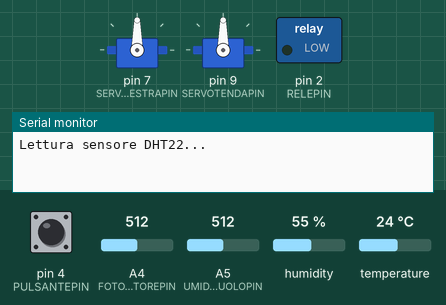
Bench run of a sketch on a simulated Arduino Uno, built with avr-gcc and run on an emulated ATmega328P. On the bench: 2 × servo, switched loads named in the sketch (green lamp = pin HIGH), the last lines printed to the serial monitor. The inputs (shaded band) are chosen by the test bench; at power-on: pin 4 (PULSANTEPIN) LOW, temperature 24 °C, A4 (FOTORESISTOREPIN) = 512, A5 (UMIDITASUOLOPIN) = 512, humidity 55 %.

Above: at 1.2 s.
1.3 s: pin 4 (PULSANTEPIN) pulled HIGH for 0.15 s
At 1.8 s:
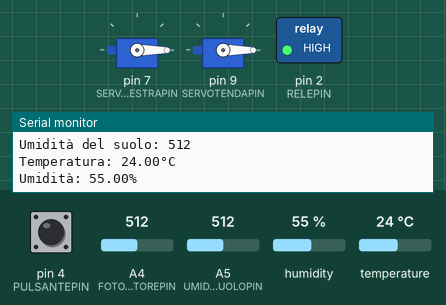
2.9 s: temperature set to 27.2 °C
4.6 s: temperature set to 28.4 °C
At 6.7 s:
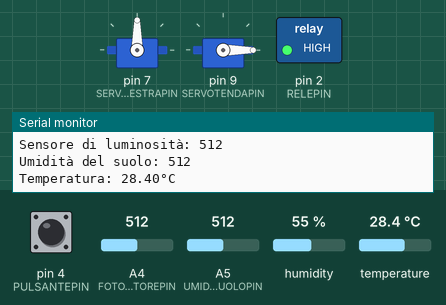
7.0 s: A4 (FOTORESISTOREPIN) set to 468
10.0 s: A4 (FOTORESISTOREPIN) set to 431
At 10.9 s:
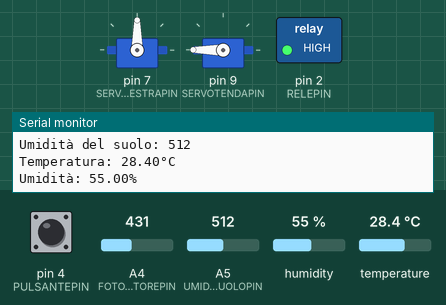
11.6 s: A5 (UMIDITASUOLOPIN) set to 482
At 13.0 s:
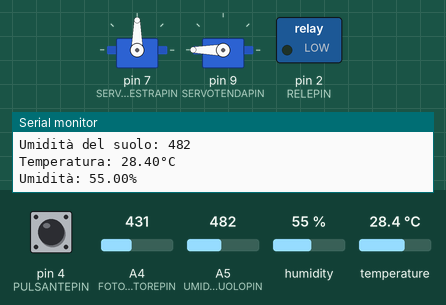
Timing chart, 0 to 14.2 s (numbered marks = the images above; inputs shaded):
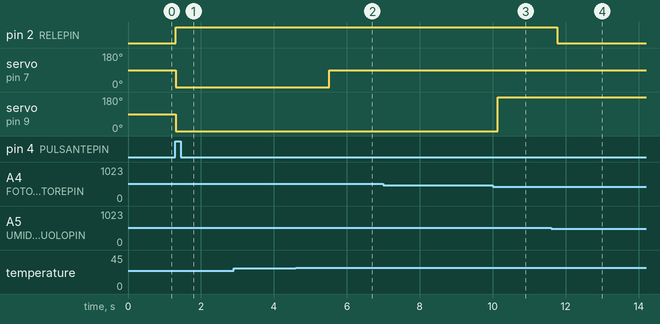

The sketch:

Progetto_serra.ino
```cpp
#include <Servo.h>

#include <Adafruit_Sensor.h>
#include <DHT.h>
#include <DHT_U.h>

#define DHTPIN 6
#define DHTTYPE DHT22
#define SERVOFINESTRAPIN 7
#define SERVOTENDAPIN 9
#define PULSANTEPIN 4
#define FOTORESISTOREPIN A4
#define UMIDITASUOLOPIN A5
#define RELEPIN 2

int statopulsante = digitalRead(PULSANTEPIN), acqua = analogRead(UMIDITASUOLOPIN), luce = analogRead(FOTORESISTOREPIN), caso = 0;
bool pulsantepremuto = false, isArduinoOn = false;

DHT dht(DHTPIN, DHTTYPE);
Servo ServoFinestra;
Servo ServoTenda;

void programma(){
  acqua = analogRead(UMIDITASUOLOPIN);
  luce = analogRead(FOTORESISTOREPIN);
  float t = dht.readTemperature(), h = dht.readHumidity();

  /*if(statopulsante == HIGH && pulsantepremuto == false){
    pulsantepremuto = true;
  }
  */

  /*
  if(service == false){
    if(statopulsante == HIGH){
      service = true;
      delay(2000);
    }
  }
  */

  if(isnan(t)){
    Serial.println("Errore lettura temperatura/umidità");
    return;
  }

  Serial.print("Acqua: ");
  Serial.println(acqua);

  if(acqua >= 500){
    digitalWrite(RELEPIN, HIGH);
  }
  else{
    digitalWrite(RELEPIN, LOW);
  }

  if(t >= 28.0){
    // temperatura alta, luce alta
    if(luce >= 450){
      caso = 0;
    }
    else{
      caso = 1;
    }
  }
  else {
    if(luce >= 450){
      // temperatura bassa, luce alta
      caso = 2;
    }
    else {
      // temperatura bassa, luce bassa, suolo umido
      if(acqua >= 894){
        caso = 3;
      }
      else{
        caso = 4;
      }
    //caso = 3;
    }
  }

  /*if(t < 28.0 && luce < 450 && acqua < 894){
    // temperatura bassa, luce bassa, suolo secco
    caso = 4;
  }*/
  Serial.println(" ");
  Serial.print("Caso");
  Serial.print(" ");
  Serial.print(caso);
  Serial.println(" ");
  switch(caso){

    case 0:
      ServoFinestra.write(90); // finestra aperta
      Serial.println("Tenda chiusa");
      ServoTenda.write(0); // tenda chiusa
      break;
    case 1:
      ServoFinestra.write(90); // finestra aperta
      Serial.println("Tenda aperta");
      ServoTenda.write(180); // tenda aperta
      break;
    case 2:
      ServoFinestra.write(0); // finestra chiusa
      ServoTenda.write(0); // tenda chiusa
      break;
    case 3:
      ServoFinestra.write(0); // finestra chiusa
      ServoTenda.write(180); // tenda aperta
      digitalWrite(RELEPIN, LOW); // chiusura rubinetto
      break;
    case 4:
      ServoFinestra.write(0); // finestra chiusa
      ServoTenda.write(180); // tenda aperta
      digitalWrite(RELEPIN, HIGH); // apertura rubinetto
      break;
  }

  Serial.print("Sensore di luminosità: ");
  Serial.println(analogRead(FOTORESISTOREPIN));

  Serial.print("Umidità del suolo: ");
  Serial.println(analogRead(UMIDITASUOLOPIN));

  Serial.print("Temperatura: ");
  Serial.print(t);
  Serial.println("°C");

  Serial.print("Umidità: ");
  Serial.print(h);
  Serial.println("%");

  //finestra(t);

  /*
  if(t>=28){
    Serial.println("Apro finestra");
  }
  else{
    Serial.println("Chiudo finestra");
  }
  */

  delay(200);
}

void spegnimento(){
  ServoTenda.write(180);
  ServoFinestra.write(0);
  digitalWrite(RELEPIN, LOW);
  Serial.println("Arudino spento");
}

void finestra(float t){
  if(t >= 28.0){
    ServoFinestra.write(0);
  }
  else{
    ServoFinestra.write(180);
  }
  delay(500);
}

void setup() {
  pinMode(FOTORESISTOREPIN, INPUT);
  pinMode(UMIDITASUOLOPIN, INPUT);
  pinMode(RELEPIN, OUTPUT);
  ServoFinestra.attach(SERVOFINESTRAPIN);
  ServoTenda.attach(SERVOTENDAPIN);
  Serial.begin(9600);
  Serial.println("Lettura sensore DHT22...");
  dht.begin();
}

void loop() {
  statopulsante = digitalRead(PULSANTEPIN);
  if(statopulsante != pulsantepremuto){
    if(statopulsante == HIGH){
      isArduinoOn = !isArduinoOn;
      if(isArduinoOn){
        programma();
      }
      else{
        spegnimento();
      }

    }
    delay(50);
  }
  pulsantepremuto = statopulsante;
  if(isArduinoOn){
    programma();
  }
}
```

Measured:
- the behaviour switches between 27.9 and 28 °C on temperature (found by bisection; images 1 and 2)
- the behaviour switches between 450 and 449 on A4 (FOTORESISTOREPIN) (found by bisection; images 2 and 3)
- the behaviour switches between 500 and 499 on A5 (UMIDITASUOLOPIN) (found by bisection; images 3 and 4)
- after the input at 1.3 s, pin 2 (RELEPIN): LOW → HIGH at once; servo on pin 7 (SERVOFINESTRAPIN), servo on pin 9 (SERVOTENDAPIN): 90° → 0° at once
- after the input at 4.6 s, servo on pin 7 (SERVOFINESTRAPIN): 0° → 90° after 0.92 s
- after the input at 10.0 s, servo on pin 9 (SERVOTENDAPIN): 0° → 180° after 0.14 s
- after the input at 11.6 s, pin 2 (RELEPIN): HIGH → LOW after 0.16 s
